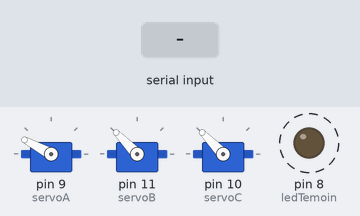
Simulated run of this sketch. Board: Arduino Uno, built with avr-gcc and run on an emulated ATmega328P. Parts: 3 × servo, output pins drawn as LEDs (lit = HIGH). Dashed ring = blinking. The inputs (shaded band) are chosen by the test bench.

Above: at 2.2 s.
2.3 s: "90,45,200\n" received over Serial
At 2.75 s:
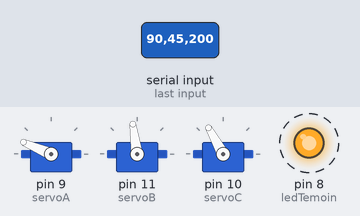
5.3 s: "30,150,10\n" received over Serial
At 5.75 s:
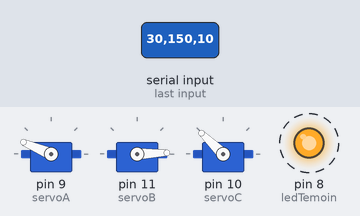
8.3 s: "1,90,45\n" received over Serial
At 8.9 s:
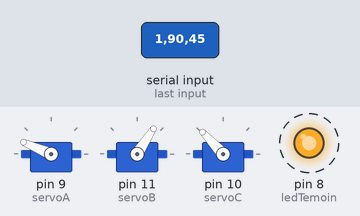
11.3 s: "descendreBras\n" received over Serial
At 11.75 s:
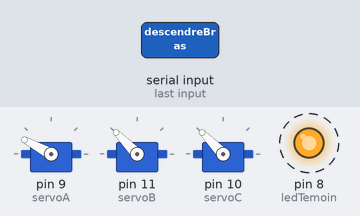
Timing chart, 0 to 15.3 s (numbered marks = the images above; inputs shaded):
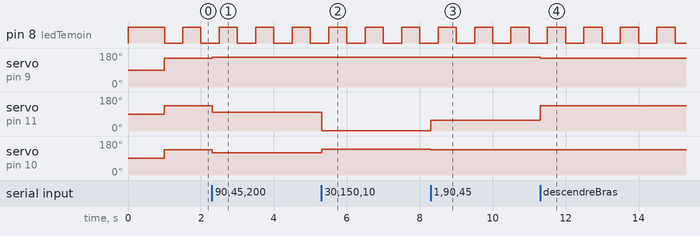

Measured:
- after the input at 2.3 s, servo on pin 9 (servoA): 152° → 157° at once; servo on pin 11 (servoB): 134° → 98° at once; servo on pin 10 (servoC): 134° → 119° at once
- after the input at 5.3 s, servo on pin 11 (servoB): 98° → 2° at once; servo on pin 10 (servoC): 119° → 136° at once
- after the input at 8.3 s, servo on pin 11 (servoB): 2° → 57° at once; servo on pin 10 (servoC): 136° → 133° at once
- after the input at 11.3 s, servo on pin 9 (servoA): 157° → 152° at once; servo on pin 11 (servoB): 57° → 134° at once; servo on pin 10 (servoC): 133° → 134° at once
- by itself, pin 8 (ledTemoin): alternates HIGH for 0.50 s and LOW for 0.50 s

The sketch:

arduino3servoTest.ino
```cpp
#include <Servo.h>

Servo servoA;
Servo servoB;
Servo servoC;

int ledTemoin = 8;
float angleA = 5;
float angleB = 5;
float angleC = 3;

void setup() {
  Serial.begin(19200);
  pinMode(ledTemoin, OUTPUT); // led temoin
  digitalWrite(ledTemoin,HIGH);
  servoA.attach(9);     //servo A
  servoB.attach(11);    //servo B
  servoC.attach(10);    //servo C
  delay(1000);
  servoA.writeMicroseconds((-2160+1260)*float(angleA)/90 + 2160);
  servoB.writeMicroseconds((-1975+1130)*float(angleB)/90 + 1975);
  servoC.writeMicroseconds((-1955+1130)*float(angleC)/90 + 1955);
}

int count = 0;

void loop() {
  digitalWrite(ledTemoin , millis() / 500 % 2 ); // led temoin clignotement

  if(Serial.available() > 0) {
    String a = Serial.readStringUntil('\n');
    if(a == "descendreBras"){
      angleA = 5;
      angleB = 5;
      angleC = 3;
    }else{
      a.remove(0,1);
      a.remove(a.length() - 1,1);
      angleA = getValue(a, ',', 0).toFloat();
      angleB = getValue(a, ',', 1).toFloat();
      angleC = getValue(a, ',', 2).toFloat();
    }
    servoA.writeMicroseconds((-2160+1260)*float(angleA)/90 + 2160);
    servoB.writeMicroseconds((-1975+1130)*float(angleB)/90 + 1975);
    servoC.writeMicroseconds((-1955+1130)*float(angleC)/90 + 1955);
  }

}

String getValue(String data, char separator, int index) {
    int found = 0;
    int strIndex[] = { 0, -1 };
    int maxIndex = data.length() - 1;

    for (int i = 0; i <= maxIndex && found <= index; i++) {
        if (data.charAt(i) == separator || i == maxIndex) {
            found++;
            strIndex[0] = strIndex[1] + 1;
            strIndex[1] = (i == maxIndex) ? i+1 : i;
        }
    }
    return found > index ? data.substring(strIndex[0], strIndex[1]) : "";
}
```
